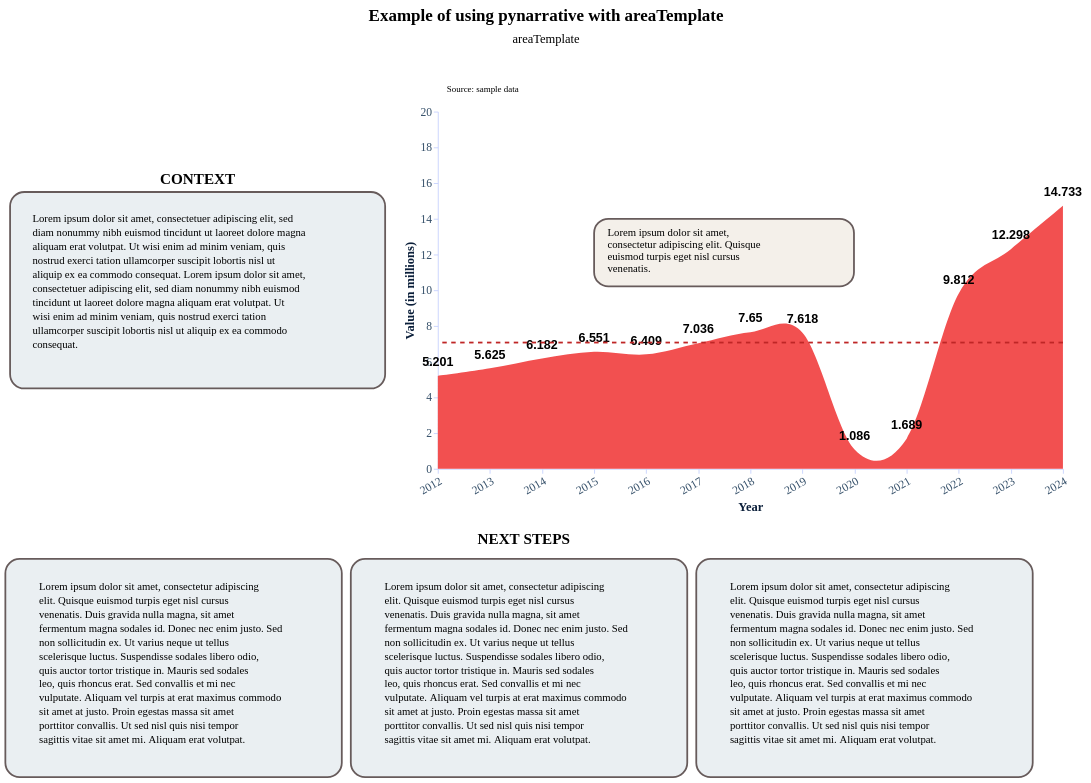

The notebook cell this image was saved under:
### Code cell
year = [y  for y in range(2012, 2025)]

year_values = pd.DataFrame({
    "year" : year,
    "value" : [5.201, 5.625, 6.182, 6.551, 6.409, 7.036, 7.650, 7.618, 1.086, 1.689, 9.812, 12.298, 14.733]
})

story = (
    pn.Story(
    #Builing the Story class object
        data = year_values,
        template = areaTemplate,
    )

    #Method invocation
    #Area chart
    .mark_area(
        interpolate = "cardinal",
        color = "rgb(242, 80, 80)"
    )

    #Data encoding
    .encode(
        #We need both quantitative axis to add annotation
        x = alt.X(
            "year:Q",
            title = "Year", 
            axis = alt.Axis(
                format = "d",
                labelAngle = -30,
                values = list(range(2012, 2025))
            )
        ),
        y = alt.Y(
            "value:Q",
            title = "Value (in millions)",
            scale = alt.Scale(domain=[0, 20])
        ),
    )
    
    #Data source
    .add_source(
        text = "Source: sample data",
        position = "top",
        align = "left"
    )
    
    #Title and subtitle
    .add_title(
        title = "Example of using pynarrative with areaTemplate",
        subtitle = "areaTemplate",
        align = "center"
    )

    .add_labels_chart(
        values = "value:Q",
        font_weight = "bold",
        font_size = 14,
        dy = -15
    )

    .add_annotation(
        x = 2015,
        y = 14.000,
        text = "Lorem ipsum dolor sit amet, consectetur adipiscing elit. Quisque euismod turpis eget nisl cursus venenatis.",
    )

    .add_line(
        orientation = "horizontal",
        value = year_values["value"],
        math = "mean",
    )

    # Context (left)
    .add_context(
        position = "left",
        text = "Lorem ipsum dolor sit amet, consectetuer adipiscing elit, sed diam nonummy nibh euismod tincidunt ut laoreet dolore magna aliquam erat volutpat. Ut wisi enim ad minim veniam, quis nostrud exerci tation ullamcorper suscipit lobortis nisl ut aliquip ex ea commodo consequat. Lorem ipsum dolor sit amet, consectetuer adipiscing elit, sed diam nonummy nibh euismod tincidunt ut laoreet dolore magna aliquam erat volutpat. Ut wisi enim ad minim veniam, quis nostrud exerci tation ullamcorper suscipit lobortis nisl ut aliquip ex ea commodo consequat."
    )

    # Next steps (bottom)
    .add_next_steps(
        position = "bottom",
        mode = "horizontal",
        steps = [
            "Lorem ipsum dolor sit amet, consectetur adipiscing elit. Quisque euismod turpis eget nisl cursus venenatis. Duis gravida nulla magna, sit amet fermentum magna sodales id. Donec nec enim justo. Sed non sollicitudin ex. Ut varius neque ut tellus scelerisque luctus. Suspendisse sodales libero odio, quis auctor tortor tristique in. Mauris sed sodales leo, quis rhoncus erat. Sed convallis et mi nec vulputate. Aliquam vel turpis at erat maximus commodo sit amet at justo. Proin egestas massa sit amet porttitor convallis. Ut sed nisl quis nisi tempor sagittis vitae sit amet mi. Aliquam erat volutpat.",
            "Lorem ipsum dolor sit amet, consectetur adipiscing elit. Quisque euismod turpis eget nisl cursus venenatis. Duis gravida nulla magna, sit amet fermentum magna sodales id. Donec nec enim justo. Sed non sollicitudin ex. Ut varius neque ut tellus scelerisque luctus. Suspendisse sodales libero odio, quis auctor tortor tristique in. Mauris sed sodales leo, quis rhoncus erat. Sed convallis et mi nec vulputate. Aliquam vel turpis at erat maximus commodo sit amet at justo. Proin egestas massa sit amet porttitor convallis. Ut sed nisl quis nisi tempor sagittis vitae sit amet mi. Aliquam erat volutpat.",
            "Lorem ipsum dolor sit amet, consectetur adipiscing elit. Quisque euismod turpis eget nisl cursus venenatis. Duis gravida nulla magna, sit amet fermentum magna sodales id. Donec nec enim justo. Sed non sollicitudin ex. Ut varius neque ut tellus scelerisque luctus. Suspendisse sodales libero odio, quis auctor tortor tristique in. Mauris sed sodales leo, quis rhoncus erat. Sed convallis et mi nec vulputate. Aliquam vel turpis at erat maximus commodo sit amet at justo. Proin egestas massa sit amet porttitor convallis. Ut sed nisl quis nisi tempor sagittis vitae sit amet mi. Aliquam erat volutpat."
        ],
        title_dx = -25
    )

    .render()
)
story

### Figure 1 — Vega-Lite specification as saved in the notebook (floating-point values rounded to 4 significant figures)
{"config": {"view": {"continuousWidth": 300, "continuousHeight": 300, "strokeWidth": 0}, "axis": {"domainColor": "#c7d2fe", "grid": false, "labelColor": "#334e68", "labelFont": "Ubuntu", "labelFontSize": 13, "tickColor": "#c7d2fe", "titleColor": "#0b1f3a", "titleFont": "Ubuntu", "titleFontSize": 14}, "bar": {"color": "rgb(242, 80, 80)"}, "legend": {"labelColor": "#334e68", "labelFont": "Ubuntu", "labelFontSize": 12, "titleColor": "#0b1f3a", "titleFont": "Ubuntu", "titleFontSize": 12}, "line": {"color": "rgb(242, 80, 80)"}, "mark": {"strokeWidth": 2.5}, "point": {"color": "#000000", "filled": true, "size": 75}, "range": {"category": ["rgb(242, 80, 80)", "rgb(202, 40, 40)", "#BF2626", "#8AB17D", "#8338EC", "#FF9F1C", "#E9C46A", "#2A9D8F", "#2EC4B6", "#6B2D5C", "#7B2CBF", "#4A4E69", "#6C757D"]}, "title": {"color": "#0b1f3a", "font": "Ubuntu", "fontSize": 19}}, "vconcat": [{"layer": [{"mark": {"type": "rect", "color": "#ffffff"}}, {"mark": {"type": "text", "align": "center", "baseline": "top", "color": "#000000", "font": "Ubuntu", "fontSize": 19, "fontWeight": "bold", "text": "Example of using pynarrative with areaTemplate"}, "encoding": {"x": {"value": 605.5}, "y": {"value": 4}}}, {"mark": {"type": "text", "align": "center", "baseline": "top", "color": "#000000", "font": "Ubuntu", "fontSize": 14, "text": "areaTemplate"}, "encoding": {"x": {"value": 605.5}, "y": {"value": 32}}}], "data": {"name": "data-6fad5c34291b82fc9632cbce143d677a"}, "height": 70, "width": 1211.0}, {"vconcat": [{"hconcat": [{"layer": [{"mark": {"type": "rect", "color": "rgb(234, 239, 242)", "cornerRadius": 16.0, "opacity": 1.0, "stroke": "rgb(103, 91, 91)", "strokeWidth": 2.0}, "encoding": {"x": {"value": 0}, "x2": {"value": 420.0}, "y": {"value": 90.0}, "y2": {"value": 310.0}}}, {"mark": {"type": "text", "align": "left", "baseline": "top", "color": "rgb(0, 0, 0)", "font": "Ubuntu", "fontSize": 12, "fontStyle": "normal", "fontWeight": "normal", "lineBreak": "\n", "lineHeight": 15.6, "text": "Lorem ipsum dolor sit amet, consectetuer adipiscing elit, sed\ndiam nonummy nibh euismod tincidunt ut laoreet dolore magna\naliquam erat volutpat. Ut wisi enim ad minim veniam, quis\nnostrud exerci tation ullamcorper suscipit lobortis nisl ut\naliquip ex ea commodo consequat. Lorem ipsum dolor sit amet,\nconsectetuer adipiscing elit, sed diam nonummy nibh euismod\ntincidunt ut laoreet dolore magna aliquam erat volutpat. Ut\nwisi enim ad minim veniam, quis nostrud exerci tation\nullamcorper suscipit lobortis nisl ut aliquip ex ea commodo\nconsequat."}, "encoding": {"x": {"value": 25}, "y": {"value": 115.0}}}, {"mark": {"type": "text", "align": "center", "baseline": "bottom", "color": "rgb(0, 0, 0)", "dy": 0, "font": "Ubuntu", "fontSize": 17, "fontWeight": "bold", "text": "CONTEXT"}, "encoding": {"x": {"value": 210.0}, "y": {"value": 85.0}}}], "data": {"name": "data-6fad5c34291b82fc9632cbce143d677a"}, "height": 220.0, "width": 420.0}, {"layer": [{"mark": {"type": "area", "color": "rgb(242, 80, 80)", "interpolate": "cardinal"}, "encoding": {"x": {"axis": {"format": "d", "labelAngle": -30, "values": [2012, 2013, 2014, 2015, 2016, 2017, 2018, 2019, 2020, 2021, 2022, 2023, 2024]}, "field": "year", "title": "Year", "type": "quantitative"}, "y": {"field": "value", "scale": {"domain": [0, 20]}, "title": "Value (in millions)", "type": "quantitative"}}}, {"mark": {"type": "text", "align": "center", "angle": 0, "color": "rgb(0, 0, 0)", "dx": 0, "dy": -15, "fontSize": 14, "fontWeight": "bold", "lineBreak": "\n"}, "encoding": {"text": {"field": "value", "type": "quantitative"}, "x": {"axis": {"format": "d", "labelAngle": -30, "values": [2012, 2013, 2014, 2015, 2016, 2017, 2018, 2019, 2020, 2021, 2022, 2023, 2024]}, "field": "year", "title": "Year", "type": "quantitative"}, "y": {"field": "value", "scale": {"domain": [0, 20]}, "title": "Value (in millions)", "type": "quantitative"}}}, {"data": {"name": "data-6fad5c34291b82fc9632cbce143d677a"}, "mark": {"type": "text", "align": "left", "baseline": "bottom", "color": "rgb(0, 0, 0)", "font": "Ubuntu", "fontSize": 10, "lineBreak": "\n", "text": "Source: sample data"}, "encoding": {"x": {"value": 10}, "y": {"value": -20}}}, {"layer": [{"mark": {"type": "rect", "color": "rgb(244, 240, 234)", "cornerRadius": 16.0, "dx": 0, "dy": 0, "opacity": 1, "stroke": "rgb(103, 91, 91)", "strokeWidth": 2.0}, "encoding": {"x": {"field": "box_x1", "type": "quantitative"}, "x2": {"field": "box_x2"}, "y": {"field": "box_y1", "type": "quantitative"}, "y2": {"field": "box_y2"}}}, {"mark": {"type": "text", "align": "left", "baseline": "top", "color": "rgb(0, 0, 0)", "font": "Ubuntu", "fontSize": 12, "lineBreak": "\n", "lineHeight": 13.5, "text": ["Lorem ipsum dolor sit amet,", "consectetur adipiscing elit. Quisque", "euismod turpis eget nisl cursus", "venenatis."]}, "encoding": {"x": {"field": "text_x", "type": "quantitative"}, "y": {"field": "text_y", "type": "quantitative"}}}], "data": {"name": "data-40ec428f7ecae780dc89e6b37a975d40"}}, {"layer": [{"data": {"name": "data-58a35f2520d4b74a61c05cf953ad3c2c"}, "mark": {"type": "rule", "color": "rgb(191, 38, 38)", "strokeDash": [5, 5], "strokeWidth": 2}, "encoding": {"y": {"field": "y", "type": "quantitative"}}}, {"data": {"name": "data-661295097da28f9fac40d663e8506740"}, "mark": {"type": "text", "align": "left", "color": "rgb(191, 38, 38)", "dx": 0, "dy": 0, "fontSize": 18, "fontStyle": "normal", "fontWeight": "normal"}, "encoding": {"text": {"value": ""}, "x": {"value": 710}, "y": {"field": "y", "type": "quantitative"}}}]}], "data": {"name": "data-c220311080e791238c9f80174bcf1f02"}, "height": 400, "width": 700}]}, {"hconcat": [{"layer": [{"mark": {"type": "rect", "color": "rgb(234, 239, 242)", "cornerRadius": 16.0, "opacity": 1.0, "stroke": "rgb(103, 91, 91)", "strokeWidth": 2.0}, "encoding": {"x": {"axis": null, "field": "x", "type": "quantitative"}, "x2": {"field": "x2"}, "y": {"axis": null, "field": "y", "type": "quantitative"}, "y2": {"field": "y2"}}}, {"mark": {"type": "text", "align": "left", "baseline": "top", "color": "rgb(0, 0, 0)", "font": "Ubuntu", "fontSize": 12, "lineBreak": "\n", "lineHeight": 15.6}, "encoding": {"text": {"field": "text", "type": "nominal"}, "x": {"axis": null, "field": "x_mid", "type": "quantitative"}, "y": {"axis": null, "field": "y_text", "type": "quantitative"}}}], "height": 247.2, "title": {"text": ["NEXT STEPS"], "align": "center", "baseline": "top", "color": "rgb(0, 0, 0)", "dx": -25, "font": "Ubuntu", "fontSize": 17, "fontWeight": "bold", "offset": 10}, "width": 1211.0}], "center": true, "data": {"name": "data-0e1f7b74959ee095c521b4e33633a2f6"}}], "center": true}], "center": true, "resolve": {"axis": {"x": "shared", "y": "shared"}}, "$schema": "https://vega.github.io/schema/vega-lite/v6.4.1.json", "datasets": {"data-6fad5c34291b82fc9632cbce143d677a": [{"_": 0}], "data-c220311080e791238c9f80174bcf1f02": [{"year": 2012, "value": 5.201}, {"year": 2013, "value": 5.625}, {"year": 2014, "value": 6.182}, {"year": 2015, "value": 6.551}, {"year": 2016, "value": 6.409}, {"year": 2017, "value": 7.036}, {"year": 2018, "value": 7.65}, {"year": 2019, "value": 7.618}, {"year": 2020, "value": 1.086}, {"year": 2021, "value": 1.689}, {"year": 2022, "value": 9.812}, {"year": 2023, "value": 12.3}, {"year": 2024, "value": 14.73}], "data-40ec428f7ecae780dc89e6b37a975d40": [{"subject_x": 2015.0, "subject_y": 14.0, "connector_x": 2019.0, "connector_y": 13.08, "tip_x": 2015.0, "tip_y": 13.95, "box_x1": 2015.0, "box_x2": 2020.0, "box_y1": 10.21, "box_y2": 14.0, "text_x": 2015.0, "text_y": 13.49}], "data-58a35f2520d4b74a61c05cf953ad3c2c": [{"y": 7.07}], "data-661295097da28f9fac40d663e8506740": [{"y": 7.07, "label_x": 0}], "data-0e1f7b74959ee095c521b4e33633a2f6": [{"x": 0.0, "y": 0, "x2": 373.3, "y2": 237.2, "text": "Lorem ipsum dolor sit amet, consectetur adipiscing\nelit. Quisque euismod turpis eget nisl cursus\nvenenatis. Duis gravida nulla magna, sit amet\nfermentum magna sodales id. Donec nec enim justo. Sed\nnon sollicitudin ex. Ut varius neque ut tellus\nscelerisque luctus. Suspendisse sodales libero odio,\nquis auctor tortor tristique in. Mauris sed sodales\nleo, quis rhoncus erat. Sed convallis et mi nec\nvulputate. Aliquam vel turpis at erat maximus commodo\nsit amet at justo. Proin egestas massa sit amet\nporttitor convallis. Ut sed nisl quis nisi tempor\nsagittis vitae sit amet mi. Aliquam erat volutpat.", "x_mid": 37.33, "y_text": 212.2}, {"x": 383.3, "y": 0, "x2": 756.7, "y2": 237.2, "text": "Lorem ipsum dolor sit amet, consectetur adipiscing\nelit. Quisque euismod turpis eget nisl cursus\nvenenatis. Duis gravida nulla magna, sit amet\nfermentum magna sodales id. Donec nec enim justo. Sed\nnon sollicitudin ex. Ut varius neque ut tellus\nscelerisque luctus. Suspendisse sodales libero odio,\nquis auctor tortor tristique in. Mauris sed sodales\nleo, quis rhoncus erat. Sed convallis et mi nec\nvulputate. Aliquam vel turpis at erat maximus commodo\nsit amet at justo. Proin egestas massa sit amet\nporttitor convallis. Ut sed nisl quis nisi tempor\nsagittis vitae sit amet mi. Aliquam erat volutpat.", "x_mid": 420.7, "y_text": 212.2}, {"x": 766.7, "y": 0, "x2": 1140.0, "y2": 237.2, "text": "Lorem ipsum dolor sit amet, consectetur adipiscing\nelit. Quisque euismod turpis eget nisl cursus\nvenenatis. Duis gravida nulla magna, sit amet\nfermentum magna sodales id. Donec nec enim justo. Sed\nnon sollicitudin ex. Ut varius neque ut tellus\nscelerisque luctus. Suspendisse sodales libero odio,\nquis auctor tortor tristique in. Mauris sed sodales\nleo, quis rhoncus erat. Sed convallis et mi nec\nvulputate. Aliquam vel turpis at erat maximus commodo\nsit amet at justo. Proin egestas massa sit amet\nporttitor convallis. Ut sed nisl quis nisi tempor\nsagittis vitae sit amet mi. Aliquam erat volutpat.", "x_mid": 804.0, "y_text": 212.2}]}}
